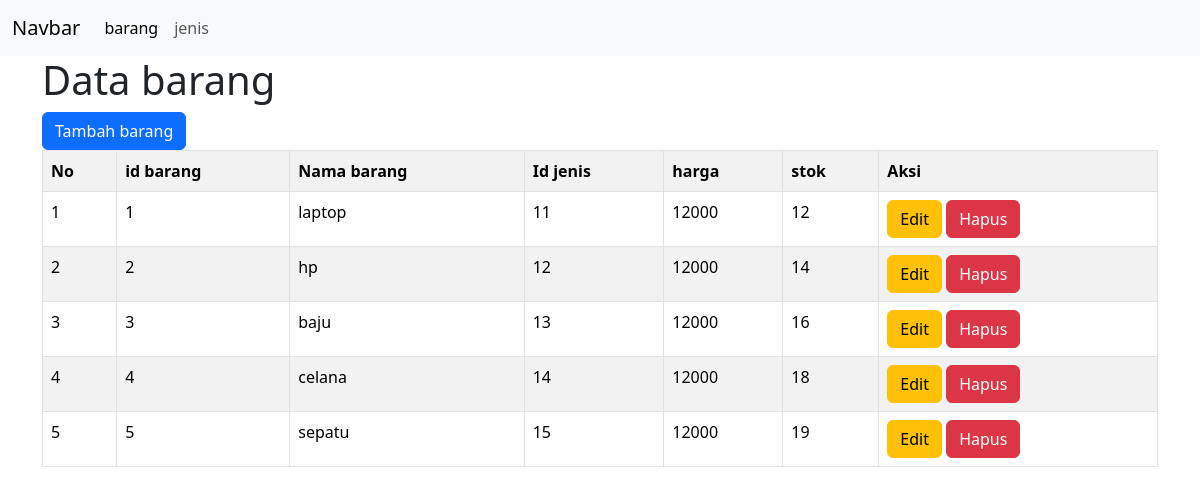
/view/barang/index.php, run on the app's committed database.
### tables this page shows
CREATE TABLE `barang` (
  `id_barang` int NOT NULL,
  `nama_barang` varchar(20) DEFAULT NULL,
  `id_jenis` int DEFAULT NULL,
  `harga` int DEFAULT NULL,
  `stok` int DEFAULT NULL
);

### view/barang/index.php (the view, shortened to what this page needs)
<!DOCTYPE html>
<html lang="en">
<head>
    <link rel="stylesheet" href="https://cdn.jsdelivr.net/npm/bootstrap@5.3.3/dist/css/bootstrap.min.css">
</head>
<nav class="navbar navbar-expand-lg bg-body-tertiary">
  <div class="container-fluid">
    <a class="navbar-brand" href="#">Navbar</a>
    <div class="collapse navbar-collapse" id="navbarNav">
      <ul class="navbar-nav">
        <li class="nav-item">
          <a class="nav-link active" aria-current="page" href="../barang/index.php">barang</a>
        </li>
        <li class="nav-item">
          <a class="nav-link" href="../jenis/index.php">jenis</a>
        </li>
      </ul>
    </div>
  </div>
</nav>
 <div class="container">
    <body>
    <h1>Data barang</h1>
    <a href="tambah.php" class="btn btn-primary">Tambah barang</a>
    <br>
    <table class="table table-bordered table-striped">
        <tr>
            <th>No</th>
            <th>id barang</th>
            <th>Nama barang</th>
            <th>Id jenis</th>
            <th>harga</th>
            <th>stok</th>
            <th>Aksi</th>
        </tr>
        <?php
        include '../../config/koneksi.php';
        $query = mysqli_query($conn,"SELECT * FROM barang");
        $no=1;
        if(mysqli_num_rows($query)){
            while ($result=mysqli_fetch_assoc($query)){
                ?>
                <tr>
                    <td><?php echo $no ?></td>
                    <td><?php echo $result['id_barang'] ?></td>
                    <td><?php echo $result['nama_barang'] ?></td>
                    <td><?php echo $result['id_jenis'] ?></td>
                    <td><?php echo $result['harga'] ?></td>
                    <td><?php echo $result['stok'] ?></td>
                    <td>
                        <a href="" class="btn btn-warning"> Edit</a>
                        <a href="" class="btn btn-danger">Hapus</a>
                    </td>
                </tr>
                <?php
                $no++;
            }
            } else{
            echo "Data Kosong";
         }
        ?>
    </table>
</div>
</body></center>
</html>

### data on the page
barang: id_barang "1", nama_barang "laptop", id_jenis "11", harga "12000", stok "12"
barang: id_barang "2", nama_barang "hp", id_jenis "12", harga "12000", stok "14"
barang: id_barang "3", nama_barang "baju", id_jenis "13", harga "12000", stok "16"
barang: id_barang "4", nama_barang "celana", id_jenis "14", harga "12000", stok "18"
barang: id_barang "5", nama_barang "sepatu", id_jenis "15", harga "12000", stok "19"
